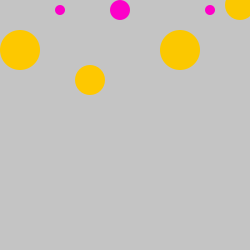
Frame 1 (no input)
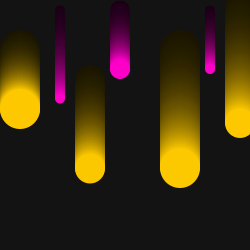
Frame 60 (the mouse pressed at the canvas centre just before this capture)
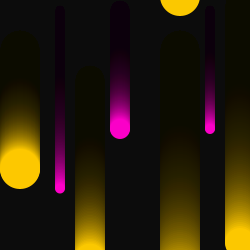
Frame 120 (the mouse held since frame 60 and released just before this capture)

The Processing sketch that drew these frames (run headless with seeded random() and noise(); from frame 60 on, the mouse is pressed at the canvas centre):

// Processing sketch: processing_54028
// ── processing_54028.pde

float y1 = 50;
float y2 = 10;
float y3 = 80;
float y4 = 50;
float y5 = 10;
float y6 = 5;
float y7 = 10;

float speed1 = 1;
float speed2 = 1.5;
float speed3 = 2;

float radius1 = 20;
float radius2 = 5;
float radius3 = 15;
float radius4 = 20;
float radius5 = 5;
float radius6 = 15;
float radius7 = 10;

void setup(){
  
  size(250,250);
  noStroke();
  smooth();
  ellipseMode(RADIUS);
}

void draw(){

 // background
 fill(0,10);
 rect(0,0,width,height);

 // circle 1
 fill(random(250,255),200,0);  
 ellipse(20,y1,radius1,radius1);
 y1 += speed1;
   if (y1>height+radius1){
     y1 = - radius1;
   }
 
 //circle 2
 fill(random(250,255),0,200); 
 ellipse(60,y2,radius2,radius2);
 y2 += speed2;
   if (y2>height+radius2){
     y2 = - radius2;
   }

 //circle 3
 fill(random(250,255),200,0); 
  ellipse(90,y3,radius3,radius3);
   y3 += speed2;
   if (y3>height+radius3){
     y3 = - radius3;
   }

 //circle 4
 fill(random(250,255),200,0); 
 ellipse(180,y4,radius4,radius4);
  y4 += speed3;
   if (y4>height+radius4){
     y4 = - radius4;
   }

 //circle 5
 fill(random(250,255),0,200); 
 ellipse(210,y5,radius5,radius5);
  y5 += speed1;
   if (y5>height+radius5){
     y5 = - radius5;
   }

 //circle 6
 fill(random(250,255),200,0); 
 ellipse(240,y6,radius6,radius6);
  y6 += speed3;
   if (y6>height+radius6){
     y6 = - radius6;
   }
   
 //circle 7
 fill(random(250,255),0,200); 
 ellipse(120,y7,radius7,radius7);
  y7 += speed1;
   if (y7>height+radius7){
     y7 = - radius7;
   }

 
}
